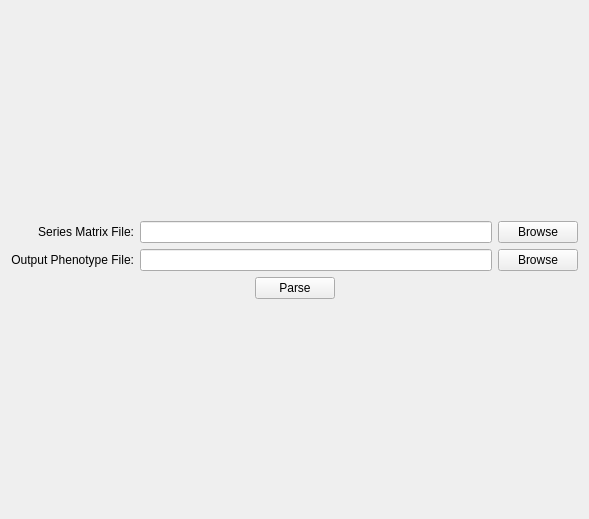
<?xml version="1.0" encoding="UTF-8"?>
<ui version="4.0">
 <class>UiPhenotype</class>
 <widget class="QWidget" name="UiPhenotype">
  <property name="geometry">
   <rect>
    <x>0</x>
    <y>0</y>
    <width>589</width>
    <height>519</height>
   </rect>
  </property>
  <property name="windowTitle">
   <string>Phenotype</string>
  </property>
  <layout class="QVBoxLayout" name="verticalLayout">
   <item>
    <spacer name="verticalSpacer_2">
     <property name="orientation">
      <enum>Qt::Vertical</enum>
     </property>
     <property name="sizeHint" stdset="0">
      <size>
       <width>20</width>
       <height>197</height>
      </size>
     </property>
    </spacer>
   </item>
   <item>
    <layout class="QGridLayout" name="gridLayout">
     <item row="0" column="0">
      <widget class="QLabel" name="label">
       <property name="text">
        <string>Series Matrix File:</string>
       </property>
       <property name="alignment">
        <set>Qt::AlignRight|Qt::AlignTrailing|Qt::AlignVCenter</set>
       </property>
      </widget>
     </item>
     <item row="0" column="1">
      <widget class="QLineEdit" name="series_matrix_file"/>
     </item>
     <item row="0" column="2">
      <widget class="QPushButton" name="browse_series_matrix_file">
       <property name="cursor">
        <cursorShape>PointingHandCursor</cursorShape>
       </property>
       <property name="text">
        <string>Browse</string>
       </property>
       <property name="ok-class" stdset="0">
        <string>button</string>
       </property>
       <property name="ok-type" stdset="0">
        <string>primary</string>
       </property>
       <property name="ok-size" stdset="0">
        <string>small</string>
       </property>
      </widget>
     </item>
     <item row="1" column="0">
      <widget class="QLabel" name="label_2">
       <property name="text">
        <string>Output Phenotype File:</string>
       </property>
       <property name="alignment">
        <set>Qt::AlignRight|Qt::AlignTrailing|Qt::AlignVCenter</set>
       </property>
      </widget>
     </item>
     <item row="1" column="1">
      <widget class="QLineEdit" name="outfile"/>
     </item>
     <item row="1" column="2">
      <widget class="QPushButton" name="browse_outfile">
       <property name="text">
        <string>Browse</string>
       </property>
       <property name="ok-class" stdset="0">
        <string>button</string>
       </property>
       <property name="ok-type" stdset="0">
        <string>primary</string>
       </property>
       <property name="ok-size" stdset="0">
        <string>small</string>
       </property>
      </widget>
     </item>
    </layout>
   </item>
   <item>
    <layout class="QHBoxLayout" name="horizontalLayout_2">
     <property name="spacing">
      <number>0</number>
     </property>
     <item>
      <spacer name="horizontalSpacer">
       <property name="orientation">
        <enum>Qt::Horizontal</enum>
       </property>
       <property name="sizeHint" stdset="0">
        <size>
         <width>40</width>
         <height>20</height>
        </size>
       </property>
      </spacer>
     </item>
     <item>
      <widget class="QPushButton" name="parse">
       <property name="cursor">
        <cursorShape>PointingHandCursor</cursorShape>
       </property>
       <property name="text">
        <string>Parse</string>
       </property>
       <property name="ok-class" stdset="0">
        <string>button</string>
       </property>
       <property name="ok-type" stdset="0">
        <string>primary</string>
       </property>
       <property name="ok-size" stdset="0">
        <string>middle</string>
       </property>
      </widget>
     </item>
     <item>
      <spacer name="horizontalSpacer_2">
       <property name="orientation">
        <enum>Qt::Horizontal</enum>
       </property>
       <property name="sizeHint" stdset="0">
        <size>
         <width>40</width>
         <height>20</height>
        </size>
       </property>
      </spacer>
     </item>
    </layout>
   </item>
   <item>
    <spacer name="verticalSpacer">
     <property name="orientation">
      <enum>Qt::Vertical</enum>
     </property>
     <property name="sizeHint" stdset="0">
      <size>
       <width>20</width>
       <height>197</height>
      </size>
     </property>
    </spacer>
   </item>
  </layout>
 </widget>
 <resources/>
 <connections/>
</ui>
